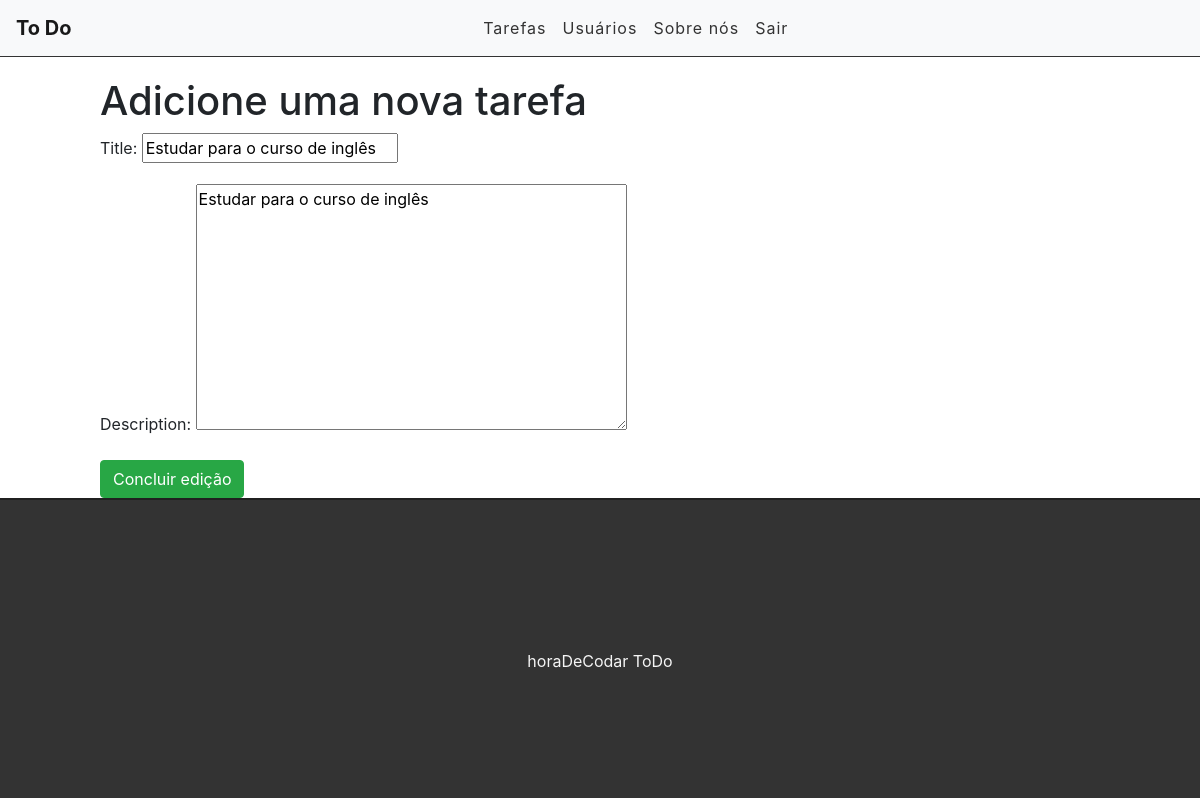
Page /edit/2 (signed in) on the committed database.
### tasks/models.py (models this page shows, shortened)
class Task(models.Model):
    STATUS = (
        ('doing', 'Fazendo'),
        ('done', 'Feita'),
    )
    title = models.CharField(max_length=255)
    description = models.TextField()
    done = models.CharField(
        max_length=5,
        choices=STATUS,
    )
    user = models.ForeignKey(get_user_model(), on_delete=models.CASCADE)
    created_at = models.DateTimeField(auto_now_add=True)
    update_at = models.DateTimeField(auto_now=True)

### tasks/views.py (the view)
# urls.py: path('edit/<int:id>', views.editTask, name="edit-task"),
@login_required
def editTask(request, id):
    task = get_object_or_404(Task, pk=id)
    if task.user != request.user:
        messages.info(request, 'Você não tem permissão para editar essa tarefa!')
        return redirect('/')
    else:
        form = TaskForm(instance=task)
        if(request.method == 'POST'):
            form = TaskForm(request.POST, instance=task)
            if(form.is_valid()):
                task.save()
                return redirect('/')
            else:
                return render(request, 'tasks/edittask.html', {'form': form, 'task': task})
        else:
            return render(request, 'tasks/edittask.html', {'form': form, 'task': task})

### tasks/forms.py
class TaskForm(forms.ModelForm):
    class Meta:
        model = Task
        fields = ('title', 'description')

### tasks/templates/tasks/edittask.html (shortened to what this page needs)
{% extends 'base.html' %}
{% block content %}
    <div class="offset-1 col-10 list-div">
        <h1>Adicione uma nova tarefa</h1>
        <form method="POST">
            {{ form.as_p }}
            <input type="submit" class="btn btn-success" value="Concluir edição">
        </form>
    </div>
{% endblock %}

### tasks/static/css/styles.css (style rules this page uses)
.list-div { padding: 0; }

### rows in the picture
Task: title "Estudar para o curso de inglês", description "Estudar para o curso de inglês"
